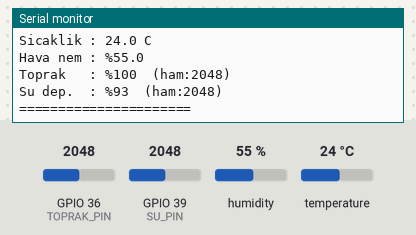
Simulated run of this sketch. Board: ESP32. On the bench: the last lines printed to the serial monitor. Inputs (shaded band) come from the test bench; at power-on: humidity 55 %, GPIO 36 (TOPRAK_PIN) = 2048, GPIO 39 (SU_PIN) = 2048, temperature 24 °C.

Above: at 2.2 s.
2.3 s: humidity set to 22 %
5.0 s: GPIO 36 (TOPRAK_PIN) set to 2866
At 6.0 s:
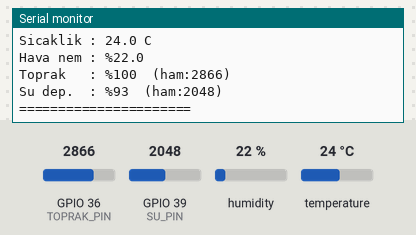
7.7 s: GPIO 39 (SU_PIN) set to 2866
At 10.1 s:
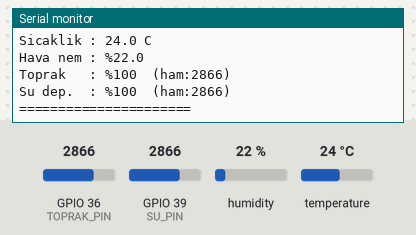
10.4 s: temperature set to 12 °C
13.1 s: GPIO 36 (TOPRAK_PIN) set to 3972
At 14.1 s:
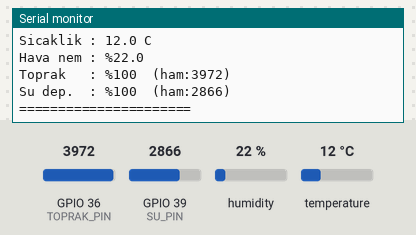
15.8 s: GPIO 39 (SU_PIN) set to 3972
At 18.2 s:
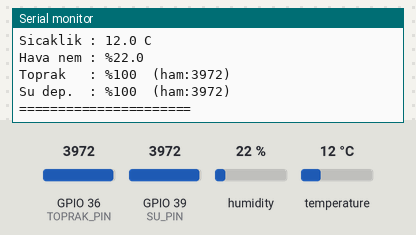
Timing chart, 0 to 19.5 s (numbered marks = the images above; inputs shaded):
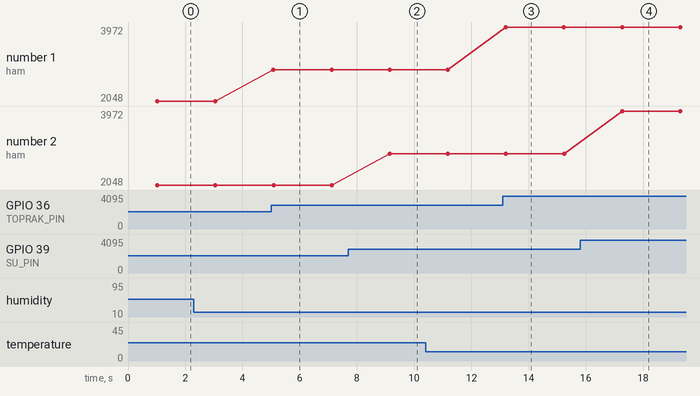

The sketch:

27-esp32-sensor-hub.ino
```cpp
// Ref: docs/esp32-d1r32-calisma-plani.md
// Faz 2 — Modül 27: ESP32 Tüm Sensörler (Sensor Hub)
//
// Tüm sensörler tek sketch'te — WiFi olmadan lokal test.
//
// Bağlantı özeti:
//   DHT11  VCC → 3.3V (🟠)  GND → GND (⚫)  DATA → GPIO4 (🟡)
//   Toprak VCC → 3.3V (🟠)  GND → GND (⚫)  AO   → GPIO36 (🟢)
//   Su Sev VCC → 3.3V (🟠)  GND → GND (⚫)  AO   → GPIO39 (🔵)
//
// Board: WEMOS D1 MINI ESP32 | Baud: 115200

#include <DHT.h>

#define DHT_PIN      4     // GPIO4
#define TOPRAK_PIN   36    // GPIO36 = VP
#define SU_PIN       39    // GPIO39 = VN
#define DHT_TYPE     DHT11

DHT dht(DHT_PIN, DHT_TYPE);

// Kalibrasyon (25-esp32-toprak'tan ölçerek doldur)
const int TOPRAK_KURU  = 20;
const int TOPRAK_ISLAK = 200;
const int SU_BOS       = 0;
const int SU_DOLU      = 2200;

struct SensorVerisi {
  float sicaklik;
  float nem;
  int toprakHam;
  int toprakYuzde;
  int suHam;
  int suYuzde;
  bool dhtHata;
};

SensorVerisi oku() {
  SensorVerisi v;
  v.sicaklik = dht.readTemperature();
  v.nem      = dht.readHumidity();
  v.dhtHata  = isnan(v.sicaklik) || isnan(v.nem);

  v.toprakHam   = analogRead(TOPRAK_PIN);
  v.toprakYuzde = map(constrain(v.toprakHam, TOPRAK_KURU, TOPRAK_ISLAK),
                      TOPRAK_KURU, TOPRAK_ISLAK, 0, 100);

  v.suHam   = analogRead(SU_PIN);
  v.suYuzde = map(constrain(v.suHam, SU_BOS, SU_DOLU),
                  SU_BOS, SU_DOLU, 0, 100);
  return v;
}

void yazdir(const SensorVerisi& v) {
  Serial.println("===== SENSOR HUB =====");
  if (v.dhtHata) {
    Serial.println("DHT11: HATA — kablo kontrol");
  } else {
    Serial.print("Sicaklik : "); Serial.print(v.sicaklik, 1); Serial.println(" C");
    Serial.print("Hava nem : %"); Serial.println(v.nem, 1);
  }
  Serial.print("Toprak   : %"); Serial.print(v.toprakYuzde);
  Serial.print("  (ham:"); Serial.print(v.toprakHam); Serial.println(")");
  Serial.print("Su dep.  : %"); Serial.print(v.suYuzde);
  Serial.print("  (ham:"); Serial.print(v.suHam); Serial.println(")");
  Serial.println("======================");
}

void setup() {
  Serial.begin(115200);
  dht.begin();
  Serial.println("Sensor Hub — ESP32 D1 R32");
  Serial.println("Tum sensorler 3.3V besleniyor");
  delay(1000);
}

void loop() {
  SensorVerisi veri = oku();
  yazdir(veri);
  delay(2000);
}
```

Measured:
- after the input at 5.0 s, the serial monitor: prints a new line after 0.08 s (image 1)
- after the input at 7.7 s, the serial monitor: prints a new line after 1.4 s (image 2)
- after the input at 13.1 s, the serial monitor: prints a new line after 0.11 s (image 3)
- after the input at 15.8 s, the serial monitor: prints a new line after 1.5 s (image 4)
- plotted number 1: 2048 → 2866 after the input at 5.0 s, 2866 → 3972 after the input at 13.1 s
